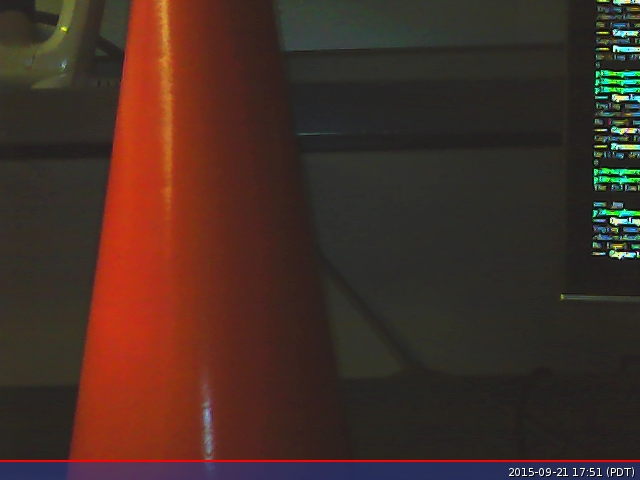
#> input picture test.jpg, 640 x 480 px
$ python pythonimageprocessing.py   (Python 2 division)
#> lines starting #> are read from the running program, lines starting #| are printed output that depends on the picture; after the words box and inside, x2 and y2 are one past the last pixel; in counts of white or black regions, pixels touching at a corner belong together

import os
import pprint

#os.system("fswebcam -r 640x480 test.jpg")

from PIL import Image

def main():

    img = Image.open('test.jpg', 'r')
#> img is the input picture: PIL image 640x480 RGB; mean R, G, B 68.4, 45.7, 37.4

   # print pprint.pprint(img)

    width, height = img.size
#> width = 640; height = 480
    imgNew = Image.new('RGB', (width, height), "black")
#> imgNew: PIL image 640x480 RGB; every value is 0
    pixels = imgNew.load()

    #print width,height
    img = img.convert('RGB')

    #colors = img.getcolors()
  #  print pprint.pprint(img)
    r, g, b = img.getpixel((1,1))
#> r = 39; g = 35; b = 34

    count = 0

    widthPixels = [0] * width
#> widthPixels = 640 values from 0 to 0
    greatestIndex = -1
    for i in range(width):
       widthPixels[i] = 0;
       for j in range(height):
           r, g, b = img.getpixel((i, j))
           if r <= 255 and r >= 210 and g <= 150 and g >= 30 and b >= 0 and b <= 100: # g 90 # b 155
              pixels[i, j] = (255, 255, 255)
              # print i,j
              #if i in widthPixels:
              widthPixels[i] = widthPixels[i] + 1
              #else:
              #    widthPixels[i] = 1
              count+=1
#> after the loop, count = 67; widthPixels = 640 values, max 23 at index 163, min 0 at index 0, mean 0.105
          # print r, g, b
    #print colors
    maxWidth = max(widthPixels)
#> maxWidth = 23
    for i in range(width):
        if widthPixels[i] == maxWidth:
            greatestIndex = i
            break
    print greatestIndex
#| 163
    imgNew.save("new.jpg")
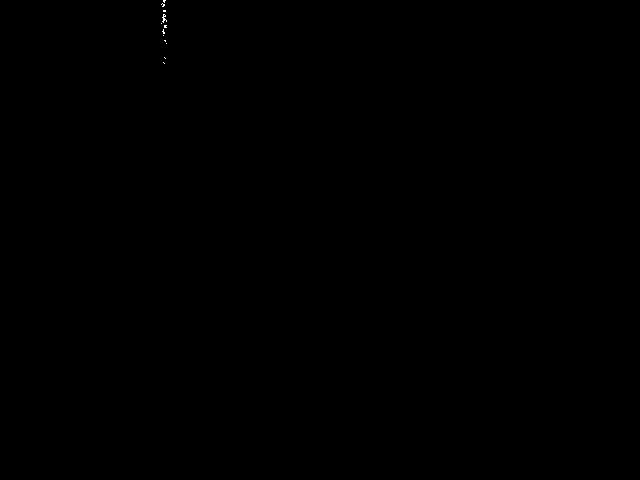
#> saved as new.jpg: PIL image 640x480 RGB; 0.02% white in thin lines or dots, all inside (x1, y1, x2, y2) = (161, 0, 167, 64)


main()
